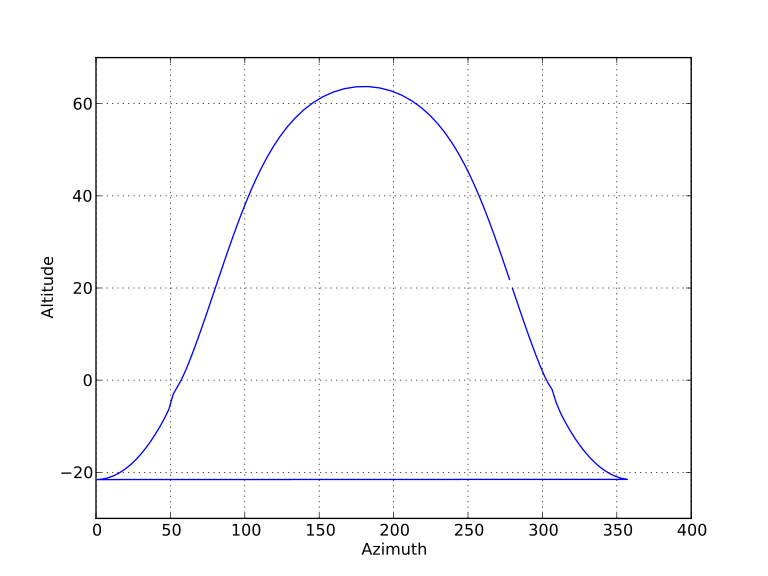

Recreate this plot in Python.
#!/usr/bin/python
from datetime import date
from math import radians as rad,degrees as deg

import ephem
g = ephem.Observer()
g.name='Somewhere'
g.lat=rad(47.35)  # lat/long in decimal degrees
g.long=rad(7.94)

m = ephem.Mars()
j = ephem.Jupiter()
g.date = date.today()
g.date -= ephem.hour

azimuths = []
heights = []

for i in range(24*4): # compute position for every 15 minutes
	j.compute(g)
	azimuths.append(deg(j.az))
	heights.append(deg(j.alt))
	g.date += ephem.minute*15
	print "%s:\t%.2f\t%.2f" % (ephem.localtime(g.date).time().strftime("%H:%M"), deg(j.alt), deg(j.az))

import matplotlib
matplotlib.use('Agg')

import numpy as np
import matplotlib.pyplot as plt

plt.plot(azimuths, heights)
plt.xlabel('Azimuth')
plt.ylabel('Altitude')
plt.grid(True)
plt.savefig('mars.svg')
